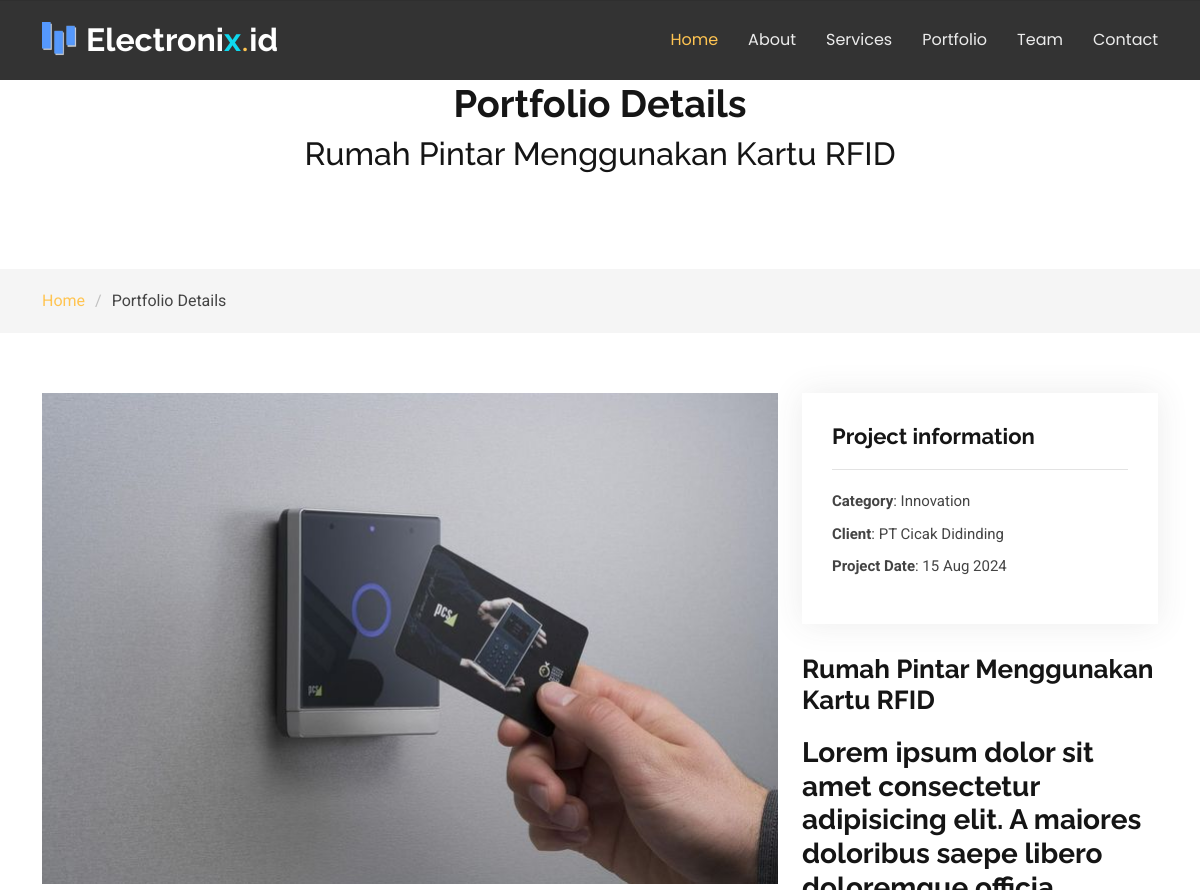
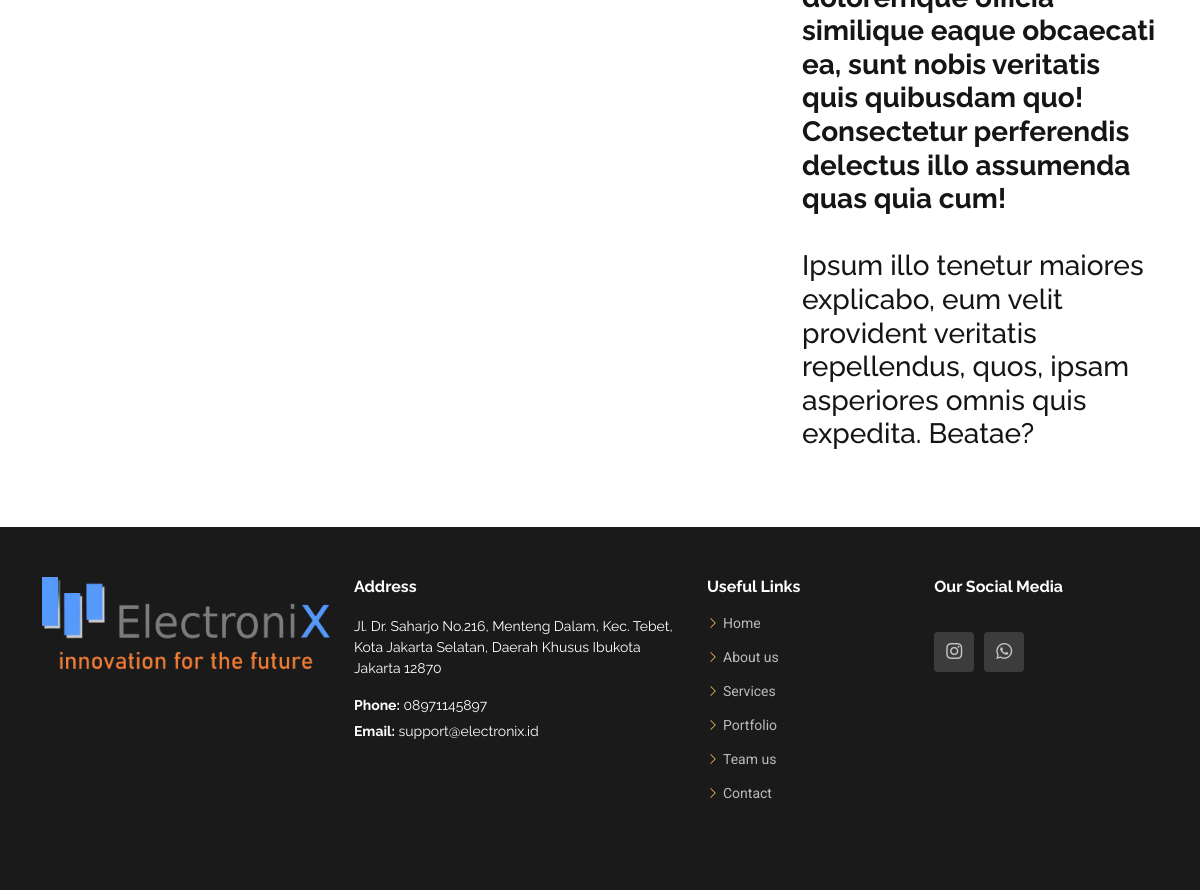
The page /home/portofolio_detail/rumah_pintar_rfid on the database its author committed (2 pictures, top to bottom).
### tables this page shows
CREATE TABLE `portofolio` (
  `id` int(11) NOT NULL,
  `judul` varchar(550) NOT NULL,
  `slug` varchar(250) NOT NULL,
  `client` varchar(250) NOT NULL,
  `deskripsi` text NOT NULL,
  `tipe` varchar(255) NOT NULL,
  `created_at` int(11) NOT NULL,
  `image` varchar(550) NOT NULL
);

CREATE TABLE `contact` (
  `id` int(11) NOT NULL,
  `image` varchar(550) NOT NULL,
  `alamat` varchar(550) NOT NULL,
  `telp` varchar(550) NOT NULL,
  `email` varchar(250) NOT NULL,
  `instagram` varchar(550) NOT NULL,
  `wa` varchar(250) NOT NULL,
  `maps` varchar(9999) NOT NULL
);

### application/controllers/Home.php (called while the page is built, shortened)
<?php
class Home extends CI_Controller {
	public function portofolio_detail($slug)
	{
		$data['judul'] = 'Detail Portofolio';
		$data['portofolio'] = $this->db->get_where('portofolio', ['slug' => $slug])->row_array();
		$data['contact'] = $this->db->get_where('contact')->result_array();
		$this->load->view('template/home_header', $data);
        $this->load->view('template/portofolio_navbar', $data);
		$this->load->view('home/portofolio_detail', $data);
        $this->load->view('template/home_footer', $data);
	}
}

### index.php (called while the page is built, shortened)
<?php
require_once BASEPATH.'core/CodeIgniter.php';

### application/views/home/portofolio_detail.php (the view, shortened to what this page needs)
<body class="portfolio-details-page">
<main class="main">
    <div class="page-title" data-aos="fade">
      <div class="heading">
        <div class="container">
          <div class="row d-flex justify-content-center text-center">
            <div class="col-lg-8">
              <h1>Portfolio Details</h1>
              <p class="mb-0"><h2><?= $portofolio['judul'] ?></h2></p>
            </div>
          </div>
        </div>
      </div>
      <nav class="breadcrumbs">
        <div class="container">
          <ol>
            <li><a href="<?= base_url('home/index')?>">Home</a></li>
            <li class="current">Portfolio Details</li>
          </ol>
        </div>
      </nav>
    </div>
    <section id="portfolio-details" class="portfolio-details section">
      <div class="container" data-aos="fade-up" data-aos-delay="100">
        <div class="row gy-4">
          <div class="col-lg-8">
            <div class="portfolio-details-slider swiper">
              <div class="align-items-center">
                <div class="image-thumbnail">
                  <img src="<?= base_url('front-end/assets/img/portofolio/').$portofolio['image'] ?>" alt="">
                </div>
              </div>
            </div>
          </div>
          <div class="col-lg-4">
            <div class="portfolio-info" data-aos="fade-up" data-aos-delay="200">
              <h3>Project information</h3>
              <ul>
                <li><strong>Category</strong>: <?= $portofolio['tipe'] ?></li>
                <li><strong>Client</strong>: <?= $portofolio['client'] ?></li>
                <li><strong>Project Date</strong>: <?= date('d M Y', ($portofolio['created_at'])); ?></li>
              </ul>
            </div>
            <div class="portfolio-description" data-aos="fade-up" data-aos-delay="300">
              <h2><?= $portofolio['judul'] ?></h2>
              <p>
                <?= $portofolio['deskripsi'] ?>
              </p>
            </div>
          </div>
        </div>
      </div>
    </section>
  </main>

### application/views/template/home_footer.php (shortened to what this page needs)
<footer id="footer" class="footer">
<div class="footer-top">
    <div class="container">
      <div class="row gy-4">
        <?php foreach($contact as $ct) : ?>
          <div class="col-lg-7 col-md-12 footer-about d-flex align-items-start justify-content-between flex-column flex-lg-row">
            <img src="<?= base_url('front-end/assets/img/contact/').$ct['image'] ?>" style="width: 100%; height: auto; max-width: 288px;" alt="" class="footer-logo"/>
              <div class="footer-contact ms-lg-4 mt-3 mt-lg-0 text-lg-start text-center">
                  <h4>Address</h4>
                  <p><?= $ct['alamat'] ?></p>
                  <p class="mt-3"><strong>Phone:</strong> <span><?= $ct['telp'] ?></span></p>
                  <p><strong>Email:</strong> <span><?= $ct['email'] ?></span></p>
              </div>
          </div>
          <?php endforeach; ?>
          <div class="col-lg-4 col-md-6 d-flex flex-column flex-md-row justify-content-between">
            <div class="footer-links">
              <h4>Useful Links</h4>
                <ul>
                  <li><i class="bi bi-chevron-right"></i> <a href="<?= base_url('home/index/') ?>#hero">Home</a></li>
                  <li><i class="bi bi-chevron-right"></i> <a href="<?= base_url('home/index/') ?>#about">About us</a></li>
                  <li><i class="bi bi-chevron-right"></i> <a href="<?= base_url('home/index/') ?>#services">Services</a></li>
                  <li><i class="bi bi-chevron-right"></i> <a href="<?= base_url('home/index/') ?>#portfolio">Portfolio</a></li>
                  <li><i class="bi bi-chevron-right"></i> <a href="<?= base_url('home/index/') ?>#team">Team us</a></li>
                  <li><i class="bi bi-chevron-right"></i> <a href="#contact">Contact</a></li>
            </ul>
        </div>
        <div class="footer-newsletter mt-2 mt-md-0 ms-md-3">
          <h4>Our Social Media</h4>
          <div class="social-links d-flex mt-4">
            <?php foreach($contact as $ct) : ?>
            <a href="<?= $ct['instagram'] ?>" target="_blank"><i class="bi bi-instagram"></i></a>
            <a href="<?= $ct['wa'] ?>" target="_blank"><i class="bi bi-whatsapp"></i></a>
          </div>
        </div>
        <?php endforeach;?>
      </div>
    </div>
  </div>
</footer>
</body>
</html>

### front-end/assets/css/main.css (style rules this page uses)
:root { --default-font: "Roboto", system-ui, -apple-system, "Segoe UI", Roboto, "Helvetica Neue", Arial, "Noto Sans", "Liberation Sans", sans-serif, "Apple Color Emoji", "Segoe UI Emoji", "Segoe UI Symbol", "Noto Color Emoji"; --heading-font: "Raleway", sans-serif; --nav-font: "Poppins", sans-serif; }
:root { --background-color: #ffffff; --default-color: #444444; --heading-color: #151515; --accent-color: #ffc451; --contrast-color: #312f2f; }
:root { --nav-color: rgba(255, 255, 255, 0.905); --nav-hover-color: #ffc451; --nav-dropdown-background-color: #ffffff; --nav-dropdown-color: #212529; --nav-dropdown-hover-color: #ffc451; }
:root { --footer-background-color: #000000; }
:root { scroll-behavior: smooth; }
body { color: var(--default-color); background-color: var(--background-color); font-family: var(--default-font); }
a { color: var(--accent-color); text-decoration: none; transition: 0.3s; }
h1, h2, h3, h4, h5, h6 { color: var(--heading-color); font-family: var(--heading-font); }
.footer { --background-color: var(--footer-background-color); --default-color: #ffffff; --heading-color: #ffffff; color: var(--default-color); background-color: var(--background-color); font-size: 14px; position: relative; }
.footer .footer-top { padding: 50px 0; background-color: color-mix(in srgb, var(--footer-background-color) 90%, white 10%); }
.footer .footer-about { display: flex; flex-direction: row; align-items: center; justify-content: space-between; }
.footer .footer-about .footer-contact { margin-left: 20px; text-align: left; }
.footer .footer-about p { font-size: 14px; font-family: var(--heading-font); }
.footer .social-links a { color: color-mix(in srgb, var(--default-color), transparent 30%); background-color: color-mix(in srgb, var(--default-color) 5%, white 10%); display: flex; align-items: center; justify-content: center; width: 40px; height: 40px; border-radius: 4px; font-size: 16px; margin-right: 10px; transition: 0.3s; }
.footer h4 { font-size: 16px; font-weight: bold; position: relative; padding-bottom: 12px; }
.footer .footer-links { margin-bottom: 30px; }
.footer .footer-links ul { list-style: none; padding: 0; margin: 0; }
.footer .footer-links ul i { margin-right: 4px; font-size: 12px; line-height: 0; color: var(--accent-color); }
.footer .footer-links ul li { padding: 10px 0; display: flex; align-items: center; }
.footer .footer-links ul li:first-child { padding-top: 0; }
.footer .footer-links ul a { color: color-mix(in srgb, var(--default-color), transparent 30%); display: inline-block; line-height: 1; }
.footer .footer-contact p { margin-bottom: 5px; }
.page-title { color: var(--default-color); background-color: var(--background-color); position: relative; }
.page-title .heading { padding: 80px 0; border-top: 1px solid color-mix(in srgb, var(--default-color), transparent 90%); }
.page-title .heading h1 { font-size: 38px; font-weight: 700; }
.page-title nav { background-color: color-mix(in srgb, var(--default-color), transparent 95%); padding: 20px 0; }
.page-title nav ol { display: flex; flex-wrap: wrap; list-style: none; margin: 0; padding: 0; font-size: 16px; font-weight: 400; }
.page-title nav ol li+li { padding-left: 10px; }
.page-title nav ol li+li::before { content: "/"; display: inline-block; padding-right: 10px; color: color-mix(in srgb, var(--default-color), transparent 70%); }
section, .section { color: var(--default-color); background-color: var(--background-color); padding: 60px 0; scroll-margin-top: 80px; overflow: clip; }
.portfolio-details .portfolio-details-slider img { width: 100%; }
.portfolio-details .portfolio-info { padding: 30px; box-shadow: 0px 0 30px color-mix(in srgb, var(--default-color), transparent 90%); }
.portfolio-details .portfolio-info h3 { font-size: 22px; font-weight: 700; margin-bottom: 20px; padding-bottom: 20px; border-bottom: 1px solid color-mix(in srgb, var(--default-color), transparent 85%); }
.portfolio-details .portfolio-info ul { list-style: none; padding: 0; font-size: 15px; }
.portfolio-details .portfolio-info ul li+li { margin-top: 10px; }
.portfolio-details .portfolio-description { padding-top: 30px; }
.portfolio-details .portfolio-description h2 { font-size: 26px; font-weight: 700; margin-bottom: 20px; }
.portfolio-details .portfolio-description p { padding: 0; color: color-mix(in srgb, var(--default-color), transparent 30%); }

### rows shown on the page
portofolio: judul "Rumah Pintar Menggunakan Kartu RFID", image (picture), tipe "Innovation", client "PT Cicak Didinding", created_at "15 Aug 2024", deskripsi "Lorem ipsum dolor sit amet consectetur adipisicing elit. A maiores doloribus saepe libero doloremque officia similique eaque obcaecati ea, sunt nobis veritatis quis quibusdam quo! Consectetur perferendis delectus illo assumenda quas quia cum! Ipsum illo tenetur maiores explicabo, eum velit provident veritatis repellendus, quos, ipsam asperiores omnis quis expedita. Beatae?"
contact: image (picture), alamat "Jl. Dr. Saharjo No.216, Menteng Dalam, Kec. Tebet, Kota Jakarta Selatan, Daerah Khusus Ibukota Jakarta 12870", telp "08971145897", email "support@electronix.id"
